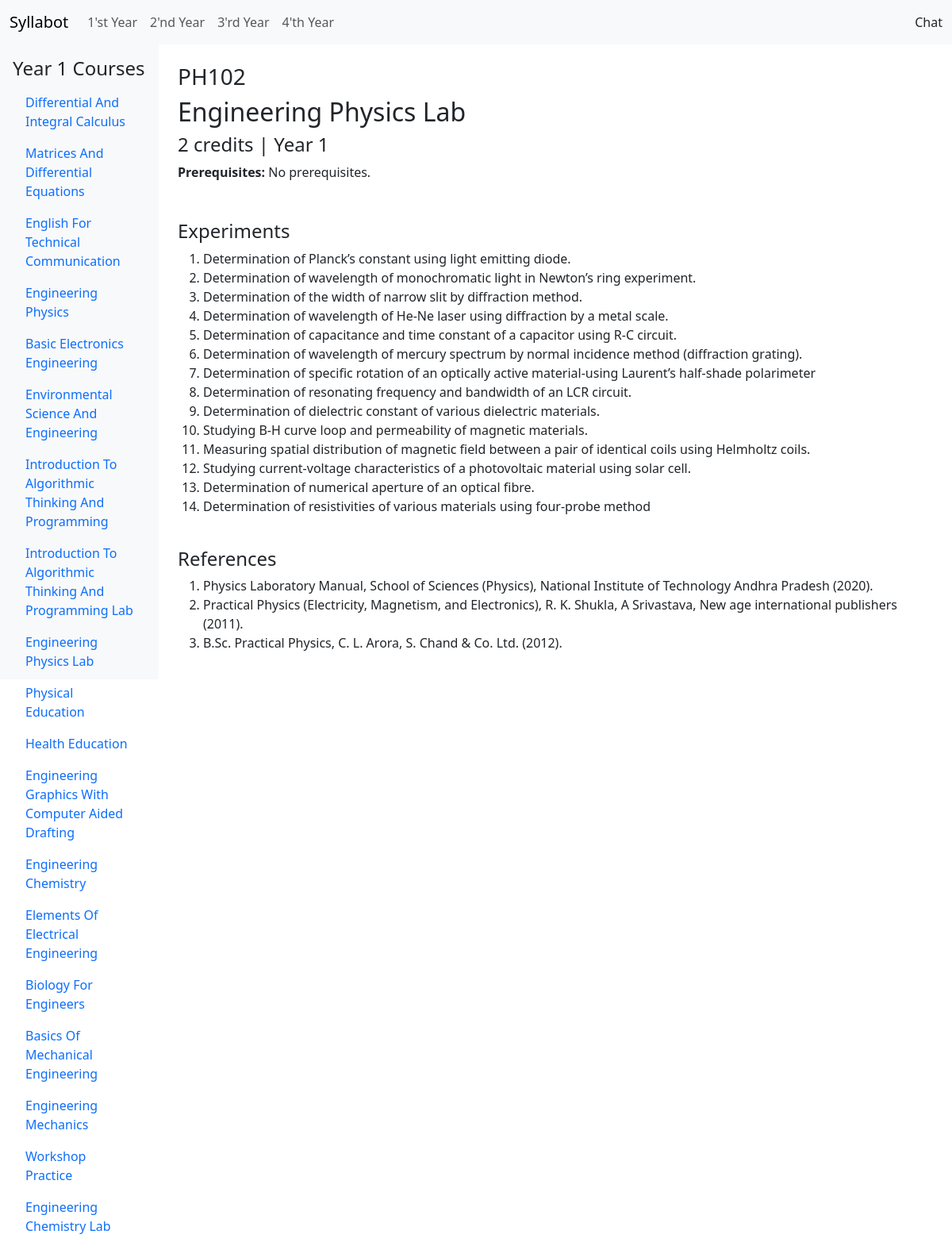
The page /1/PH102 on the database its author committed.
### courses/models.py (models this page shows, shortened)
class Course(models.Model):
    CREDIT_CHOICES = [(i, str(i)) for i in range(1, 5)]
    YEAR_CHOICES = [(i, str(i)) for i in range(1, 5)]
    SEMESTER_CHOICES = [(i, str(i)) for i in range(1, 3)]
    code = models.CharField(max_length=6, unique=True, null=False)
    name = models.CharField(max_length=128, null=False)
    prerequisites = models.ManyToManyField('self', blank=True, symmetrical=False, related_name="dependent_courses")
    credits = models.PositiveSmallIntegerField(choices=CREDIT_CHOICES, default=3, null=False)
    year = models.PositiveSmallIntegerField(choices=YEAR_CHOICES, default=1, null=False)
    semester = models.PositiveSmallIntegerField(choices=SEMESTER_CHOICES, null=True, blank=True)
    def __str__(self):
        return self.code

class Experiment(models.Model):
    number = models.PositiveSmallIntegerField(default=0)
    description = models.CharField(max_length=512)
    course = models.ForeignKey(Course, on_delete=models.CASCADE, related_name="experiments")

class Reference(models.Model):
    number = models.PositiveSmallIntegerField(default=0)
    name = models.CharField(max_length=256)
    course = models.ForeignKey(Course, on_delete=models.CASCADE, related_name="references")

### courses/views.py (the view)
# urls.py: path("<int:year>", views.syllabus, name="syllabus"),
def syllabus(request, year, code=None):
    if not code:
        return render(request, "courses/syllabus.html", {
            "year": year,
            "courses": Course.objects.filter(year=year),
            "message": "Select a course to view its details"
        })
    course = Course.objects.get(code=code)
    return render(request, "courses/syllabus.html", {
        "year": year,
        "courses": Course.objects.filter(year=year),
        "course": course,
        "units": course.units.all(),
    })

### courses/templates/courses/syllabus.html (shortened to what this page needs)
{% extends "courses/layout.html" %}
{% block body %}
<div class="container-fluid">
    <div class="row">
        <nav class="col-md-3 col-lg-2 d-md-block bg-light sidebar vh-100 p-3">
            <h4>Year {{ year }} Courses</h4>
            <ul class="nav flex-column">
                {% for c in courses %}
                <li class="nav-item">
                    <a class="nav-link" href="{% url 'courses:syllabus' year c %}">{{ c.name|title }}</a>
                </li>
                {% endfor %}
            </ul>
        </nav>
        <main class="col-md-9 ms-sm-auto col-lg-10 p-4">
            {% if course %}
            <h3>{{ course }}</h3>
            <h2>{{ course.name|title }}</h2>
            {% if course.semester %}
            <h4>{{ course.credits }} credits | Year {{ course.year }} Semester {{ course.semester }}</h4>
            {% else %}
            <h4>{{ course.credits }} credits | Year {{ course.year }}</h4>
            {% endif %}
            <b>Prerequisites: </b>
            {% if course.prerequisites.all|length > 0 %}
            {% for prereq in course.prerequisites.all %}
            <a href="{% url 'courses:syllabus' prereq.year prereq %}" title="{{ prereq.name }}">{{ prereq }}, </a>
            {% endfor %}
            {% else %}
            No prerequisites.
            {% endif %}
            <br>
            <br>
        {% if course.experiments.all|length > 0 %}
        <br>
        <h4>Experiments</h4>
        <ol>
            {% for exp in course.experiments.all %}
                <li>{{ exp.description }}</li>
            {% endfor %}
        </ol>
        {% endif %}
        {% if course.references.all|length > 0 %}
            <br>
            <h4>References</h4>
            <ol>
                {% for ref in course.references.all %}
                    <li>{{ ref.name }}</li>
                {% endfor %}
            </ol>
        {% endif %}
    </div>
    {% else %}
    {{ message }}
    {% endif %}
</div>
{% endblock %}

### rows shown on the page
Course: name "Differential And Integral Calculus"
Course: name "Matrices And Differential Equations"
Course: name "English For Technical Communication"
Course: name "Engineering Physics"
Course: name "Basic Electronics Engineering"
Course: name "Environmental Science And Engineering"
Course: name "Introduction To Algorithmic Thinking And Programming"
Course: name "Introduction To Algorithmic Thinking And Programming Lab"
Course: name "Engineering Physics Lab", code "PH102", credits "2", year "1"
Course: name "Physical Education"
Course: name "Health Education"
Course: name "Engineering Graphics With Computer Aided Drafting"
Course: name "Engineering Chemistry"
Course: name "Elements Of Electrical Engineering"
Course: name "Biology For Engineers"
Course: name "Basics Of Mechanical Engineering"
Course: name "Engineering Mechanics"
Course: name "Workshop Practice"
Course: name "Engineering Chemistry Lab"
Experiment: description "Determination of Planck’s constant using light emitting diode."
Experiment: description "Determination of wavelength of monochromatic light in Newton’s ring experiment."
Experiment: description "Determination of the width of narrow slit by diffraction method."
Experiment: description "Determination of wavelength of He-Ne laser using diffraction by a metal scale."
Experiment: description "Determination of capacitance and time constant of a capacitor using R-C circuit."
Experiment: description "Determination of wavelength of mercury spectrum by normal incidence method (diffraction grating)."
Experiment: description "Determination of specific rotation of an optically active material-using Laurent’s half-shade polarimeter"
Experiment: description "Determination of resonating frequency and bandwidth of an LCR circuit."
Experiment: description "Determination of dielectric constant of various dielectric materials."
Experiment: description "Studying B-H curve loop and permeability of magnetic materials."
Experiment: description "Measuring spatial distribution of magnetic field between a pair of identical coils using Helmholtz coils."
Experiment: description "Studying current-voltage characteristics of a photovoltaic material using solar cell."
Experiment: description "Determination of numerical aperture of an optical fibre."
Experiment: description "Determination of resistivities of various materials using four-probe method"
Reference: name "Physics Laboratory Manual, School of Sciences (Physics), National Institute of Technology Andhra Pradesh (2020)."
Reference: name "Practical Physics (Electricity, Magnetism, and Electronics), R. K. Shukla, A Srivastava, New age international publishers (2011)."
Reference: name "B.Sc. Practical Physics, C. L. Arora, S. Chand & Co. Ltd. (2012)."

### other values the page prints
{{ year }} "1"
